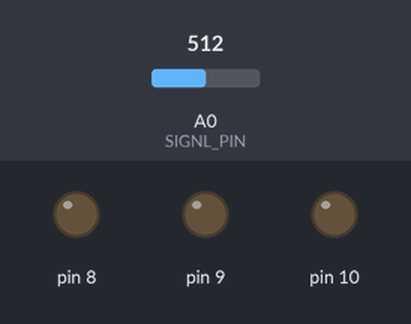
Simulated run of this sketch. Board: Arduino Uno, built with avr-gcc and run on an emulated ATmega328P. On the bench: output pins drawn as LEDs (lit = HIGH). Inputs (shaded band) come from the test bench; at power-on: A0 (SIGNL_PIN) = 512. Pins used as bus, display or sensor lines are not drawn; what the sketch prints to the serial monitor is not drawn.

Above: at 10.9 s.
At 12.1 s:
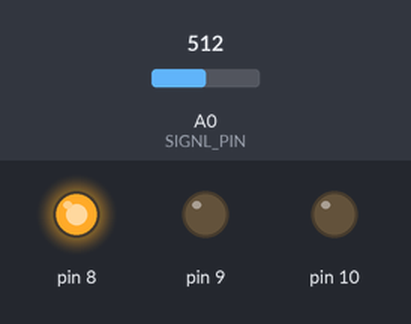
At 13.2 s:
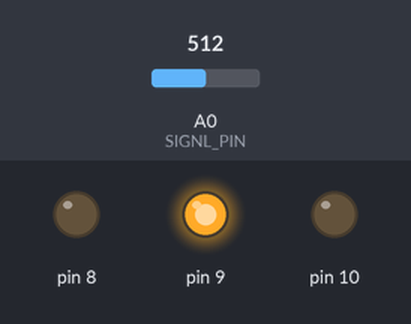
At 14.4 s:
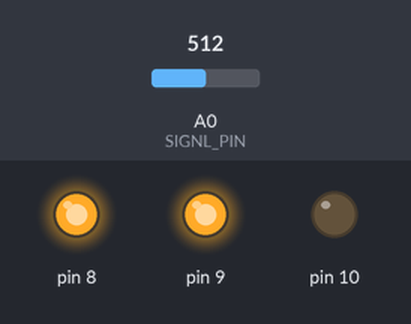
At 16.7 s:
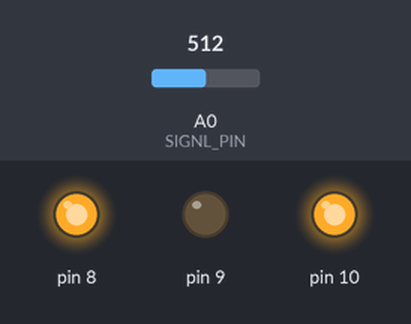
At 19.0 s:
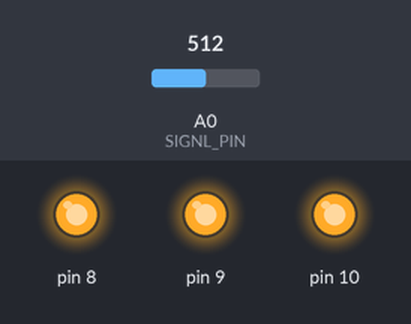
Timing chart, 0 to 40.0 s (numbered marks = the images above):
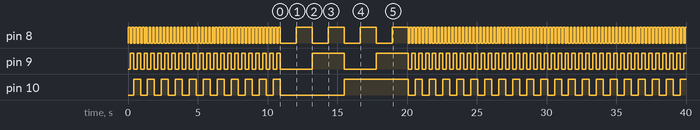

The sketch:

ERIE_Electrometer_Ground.ino
```cpp
byte channel = 0;

#define MUX_DELAY 103
#define RST_DELAY 500
#define RST_START 10000

// MUX_A_PIN  8 // LSB; Arduino pin  8; electrometer pin 3
// MUX_B_PIN  9 //      Arduino pin  9; electrometer pin 4
// MUX_C_PIN 10 // MSB; Arduino pin 10; electrometer pin 5
#define MUX_MASK  B00000111 // Base PORTB bit mask (do not change) (defaults to Arduino pins 8,  9, 10)
#define MUX_SHIFT 0         // Left shift from B00000111 (shift of 1 would give Arduino pins 9, 10, 11)

#define RESET_PIN 12 // Arduino pin 12; electrometer pin 6
#define SIGNL_PIN A0 // Arduino pin A0; electrometer pin 7

float analogReadScale()
{
  return 5.*analogRead(SIGNL_PIN)/1024.;
}

void switchChannel(byte c)
{
  // Only take the three least significant bits of the argument (range 0-7)
  c &= MUX_MASK;
  // Update the three bits of port B defined by MUX_MASK and MUX_SHIFT
  PORTB = (PORTB & ~(MUX_MASK << MUX_SHIFT)) | (c << MUX_SHIFT);
  // Record the current channel in the global variable
  channel = c;
  // Wait for multiplexer to settle
  delay(MUX_DELAY);
}

void resetChannel(byte c)
{
  if(c != channel) switchChannel(c);
  digitalWrite(RESET_PIN, HIGH);
  delay(RST_DELAY);
  digitalWrite(RESET_PIN, LOW);
}

float readChannelNTimes(byte c, byte n, unsigned int d)
{
  if(c != channel) switchChannel(c);
  float sum = 0.;
  for(byte i = 0; i < n; i++)
  {
    sum += readChannel(c);
    delay(d);
  }
  return sum/n;
}

float readChannel(byte c)
{
  if(c != channel) switchChannel(c);
  return analogReadScale();
}

void printTime()
{
  Serial.print(millis()/1000., 3);
}

void readAllChannels()
{
  printTime();
  for(byte c = 0; c < 8; c++)
  {
    Serial.print(", ");
    Serial.print(readChannel(c), 3);
  }
  Serial.println();
}

void readAllChannelsNTimes(byte n, unsigned int d)
{
  printTime();
  for(byte c = 0; c < 8; c++)
  {
    Serial.print(", ");
    Serial.print(readChannelNTimes(c, n, d), 3);
  }
  Serial.println();
}

void setup()
{
  Serial.begin(9600);
  // Set the direction of port B mux address lines to output
  DDRB |= (MUX_MASK << MUX_SHIFT);
  pinMode(RESET_PIN, OUTPUT);
  digitalWrite(RESET_PIN, LOW);
}

bool resetComplete = false;

void loop()
{
  if(!resetComplete and millis() > RST_START)
  {
    for(byte c = 0; c < 8; c++)
    {
      printTime();
      Serial.print(", ");
      Serial.print("RESET ");
      Serial.print(c);
      Serial.print(", ");
      if(c != channel) switchChannel(c);
      digitalWrite(RESET_PIN, HIGH);
      delay(RST_DELAY);
      Serial.print(readChannelNTimes(c, 10, 2), 3);
      Serial.print(", ");
      digitalWrite(RESET_PIN, LOW);
      delay(RST_DELAY);
      Serial.print(readChannelNTimes(c, 10, 2), 3);
      Serial.println();
    }
    resetComplete = true;
  }
  else
  {
    //readAllChannels();
    readAllChannelsNTimes(10, 2);
  }
}
```

Measured:
- by itself, pin 9: LOW → HIGH at 0.15 s, → LOW 0.25 s later, → HIGH 0.25 s later, → LOW 0.25 s later, … (127 changes in this stretch)
- by itself, pin 10: goes 10 × (HIGH 0.50 s, LOW 0.50 s), HIGH 0.50 s, LOW 4.6 s, HIGH 4.6 s, 19 × (LOW 0.50 s, HIGH 0.50 s), LOW 0.50 s, then HIGH
- by itself, pin 8: goes 43 × (HIGH 0.12 s, LOW 0.12 s), HIGH 0.13 s, 4 × (LOW 1.1 s, HIGH 1.1 s), 79 × (LOW 0.12 s, HIGH 0.12 s), LOW 0.12 s, then HIGH
